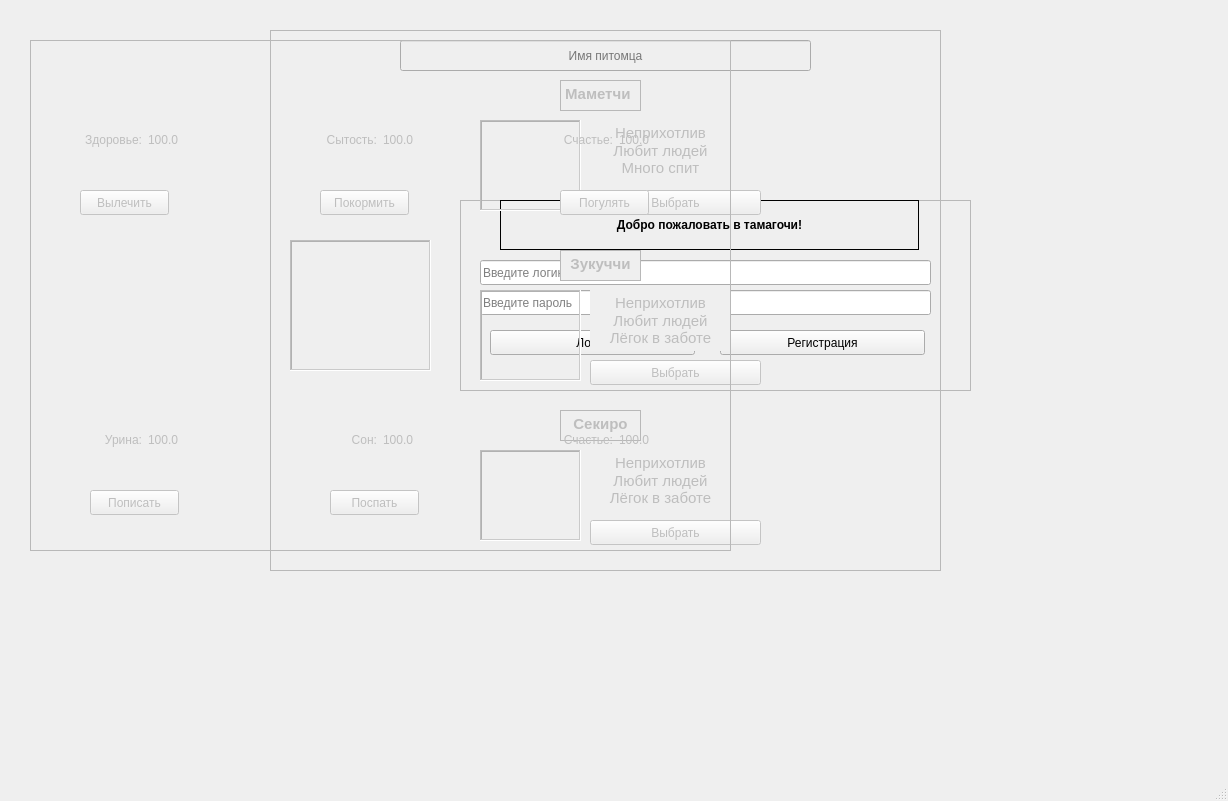
<?xml version="1.0" encoding="UTF-8"?>
<ui version="4.0">
 <class>Tamagotchi</class>
 <widget class="QMainWindow" name="Tamagotchi">
  <property name="geometry">
   <rect>
    <x>0</x>
    <y>0</y>
    <width>1228</width>
    <height>801</height>
   </rect>
  </property>
  <property name="windowTitle">
   <string>Tamagotchi</string>
  </property>
  <widget class="QWidget" name="centralwidget">
   <widget class="QFrame" name="LoginWindow">
    <property name="enabled">
     <bool>true</bool>
    </property>
    <property name="geometry">
     <rect>
      <x>460</x>
      <y>200</y>
      <width>511</width>
      <height>191</height>
     </rect>
    </property>
    <property name="frameShape">
     <enum>QFrame::StyledPanel</enum>
    </property>
    <property name="frameShadow">
     <enum>QFrame::Raised</enum>
    </property>
    <widget class="QLabel" name="WelcomeLabel">
     <property name="geometry">
      <rect>
       <x>40</x>
       <y>0</y>
       <width>419</width>
       <height>50</height>
      </rect>
     </property>
     <property name="minimumSize">
      <size>
       <width>0</width>
       <height>50</height>
      </size>
     </property>
     <property name="font">
      <font>
       <family>Ubuntu</family>
       <weight>75</weight>
       <italic>false</italic>
       <bold>true</bold>
      </font>
     </property>
     <property name="frameShape">
      <enum>QFrame::Box</enum>
     </property>
     <property name="text">
      <string>Добро пожаловать в тамагочи!</string>
     </property>
     <property name="alignment">
      <set>Qt::AlignCenter</set>
     </property>
    </widget>
    <widget class="QLineEdit" name="LoginField">
     <property name="geometry">
      <rect>
       <x>20</x>
       <y>60</y>
       <width>451</width>
       <height>25</height>
      </rect>
     </property>
     <property name="placeholderText">
      <string>Введите логин</string>
     </property>
    </widget>
    <widget class="QLineEdit" name="PassField">
     <property name="geometry">
      <rect>
       <x>20</x>
       <y>90</y>
       <width>451</width>
       <height>25</height>
      </rect>
     </property>
     <property name="placeholderText">
      <string>Введите пароль</string>
     </property>
    </widget>
    <widget class="QPushButton" name="LoginBtn">
     <property name="geometry">
      <rect>
       <x>30</x>
       <y>130</y>
       <width>205</width>
       <height>25</height>
      </rect>
     </property>
     <property name="minimumSize">
      <size>
       <width>205</width>
       <height>0</height>
      </size>
     </property>
     <property name="text">
      <string>Логин</string>
     </property>
    </widget>
    <widget class="QPushButton" name="RegisterBtn">
     <property name="geometry">
      <rect>
       <x>260</x>
       <y>130</y>
       <width>205</width>
       <height>25</height>
      </rect>
     </property>
     <property name="maximumSize">
      <size>
       <width>205</width>
       <height>16777215</height>
      </size>
     </property>
     <property name="text">
      <string>Регистрация</string>
     </property>
    </widget>
   </widget>
   <widget class="QFrame" name="RegisterWindow">
    <property name="enabled">
     <bool>false</bool>
    </property>
    <property name="geometry">
     <rect>
      <x>270</x>
      <y>30</y>
      <width>671</width>
      <height>541</height>
     </rect>
    </property>
    <property name="frameShape">
     <enum>QFrame::StyledPanel</enum>
    </property>
    <property name="frameShadow">
     <enum>QFrame::Raised</enum>
    </property>
    <widget class="QPushButton" name="MamCreateBtn">
     <property name="geometry">
      <rect>
       <x>320</x>
       <y>160</y>
       <width>171</width>
       <height>25</height>
      </rect>
     </property>
     <property name="text">
      <string>Выбрать</string>
     </property>
    </widget>
    <widget class="QLineEdit" name="TamaName">
     <property name="geometry">
      <rect>
       <x>130</x>
       <y>10</y>
       <width>411</width>
       <height>31</height>
      </rect>
     </property>
     <property name="alignment">
      <set>Qt::AlignCenter</set>
     </property>
     <property name="placeholderText">
      <string>Имя питомца</string>
     </property>
    </widget>
    <widget class="QTextBrowser" name="textBrowser">
     <property name="geometry">
      <rect>
       <x>320</x>
       <y>90</y>
       <width>141</width>
       <height>61</height>
      </rect>
     </property>
     <property name="frameShape">
      <enum>QFrame::NoFrame</enum>
     </property>
     <property name="frameShadow">
      <enum>QFrame::Sunken</enum>
     </property>
     <property name="verticalScrollBarPolicy">
      <enum>Qt::ScrollBarAlwaysOff</enum>
     </property>
     <property name="html">
      <string>&lt;!DOCTYPE HTML PUBLIC &quot;-//W3C//DTD HTML 4.0//EN&quot; &quot;http://www.w3.org/TR/REC-html40/strict.dtd&quot;&gt;
&lt;html&gt;&lt;head&gt;&lt;meta name=&quot;qrichtext&quot; content=&quot;1&quot; /&gt;&lt;style type=&quot;text/css&quot;&gt;
p, li { white-space: pre-wrap; }
&lt;/style&gt;&lt;/head&gt;&lt;body style=&quot; font-family:'Ubuntu'; font-size:11pt; font-weight:400; font-style:normal;&quot;&gt;
&lt;p align=&quot;center&quot; style=&quot; margin-top:0px; margin-bottom:0px; margin-left:0px; margin-right:0px; -qt-block-indent:0; text-indent:0px;&quot;&gt;Неприхотлив&lt;/p&gt;
&lt;p align=&quot;center&quot; style=&quot; margin-top:0px; margin-bottom:0px; margin-left:0px; margin-right:0px; -qt-block-indent:0; text-indent:0px;&quot;&gt;Любит людей&lt;br /&gt;Много спит&lt;/p&gt;
&lt;p align=&quot;center&quot; style=&quot;-qt-paragraph-type:empty; margin-top:0px; margin-bottom:0px; margin-left:0px; margin-right:0px; -qt-block-indent:0; text-indent:0px;&quot;&gt;&lt;br /&gt;&lt;/p&gt;&lt;/body&gt;&lt;/html&gt;</string>
     </property>
    </widget>
    <widget class="QLabel" name="label">
     <property name="geometry">
      <rect>
       <x>210</x>
       <y>90</y>
       <width>101</width>
       <height>91</height>
      </rect>
     </property>
     <property name="frameShape">
      <enum>QFrame::WinPanel</enum>
     </property>
     <property name="frameShadow">
      <enum>QFrame::Sunken</enum>
     </property>
     <property name="text">
      <string/>
     </property>
     <property name="pixmap">
      <pixmap resource="resources.qrc">:/images/cat/images/cat/Walking.png</pixmap>
     </property>
     <property name="scaledContents">
      <bool>true</bool>
     </property>
    </widget>
    <widget class="QTextBrowser" name="textBrowser_2">
     <property name="geometry">
      <rect>
       <x>290</x>
       <y>50</y>
       <width>81</width>
       <height>31</height>
      </rect>
     </property>
     <property name="lineWidth">
      <number>1</number>
     </property>
     <property name="verticalScrollBarPolicy">
      <enum>Qt::ScrollBarAlwaysOff</enum>
     </property>
     <property name="horizontalScrollBarPolicy">
      <enum>Qt::ScrollBarAlwaysOff</enum>
     </property>
     <property name="html">
      <string>&lt;!DOCTYPE HTML PUBLIC &quot;-//W3C//DTD HTML 4.0//EN&quot; &quot;http://www.w3.org/TR/REC-html40/strict.dtd&quot;&gt;
&lt;html&gt;&lt;head&gt;&lt;meta name=&quot;qrichtext&quot; content=&quot;1&quot; /&gt;&lt;style type=&quot;text/css&quot;&gt;
p, li { white-space: pre-wrap; }
&lt;/style&gt;&lt;/head&gt;&lt;body style=&quot; font-family:'Ubuntu'; font-size:11pt; font-weight:400; font-style:normal;&quot;&gt;
&lt;p style=&quot; margin-top:0px; margin-bottom:0px; margin-left:0px; margin-right:0px; -qt-block-indent:0; text-indent:0px;&quot;&gt;&lt;span style=&quot; font-weight:600;&quot;&gt;Маметчи&lt;/span&gt;&lt;/p&gt;&lt;/body&gt;&lt;/html&gt;</string>
     </property>
    </widget>
    <widget class="QTextBrowser" name="textBrowser_3">
     <property name="geometry">
      <rect>
       <x>320</x>
       <y>260</y>
       <width>141</width>
       <height>61</height>
      </rect>
     </property>
     <property name="frameShape">
      <enum>QFrame::NoFrame</enum>
     </property>
     <property name="frameShadow">
      <enum>QFrame::Sunken</enum>
     </property>
     <property name="verticalScrollBarPolicy">
      <enum>Qt::ScrollBarAlwaysOff</enum>
     </property>
     <property name="html">
      <string>&lt;!DOCTYPE HTML PUBLIC &quot;-//W3C//DTD HTML 4.0//EN&quot; &quot;http://www.w3.org/TR/REC-html40/strict.dtd&quot;&gt;
&lt;html&gt;&lt;head&gt;&lt;meta name=&quot;qrichtext&quot; content=&quot;1&quot; /&gt;&lt;style type=&quot;text/css&quot;&gt;
p, li { white-space: pre-wrap; }
&lt;/style&gt;&lt;/head&gt;&lt;body style=&quot; font-family:'Ubuntu'; font-size:11pt; font-weight:400; font-style:normal;&quot;&gt;
&lt;p align=&quot;center&quot; style=&quot; margin-top:0px; margin-bottom:0px; margin-left:0px; margin-right:0px; -qt-block-indent:0; text-indent:0px;&quot;&gt;Неприхотлив&lt;/p&gt;
&lt;p align=&quot;center&quot; style=&quot; margin-top:0px; margin-bottom:0px; margin-left:0px; margin-right:0px; -qt-block-indent:0; text-indent:0px;&quot;&gt;Любит людей&lt;br /&gt;Лёгок в заботе&lt;/p&gt;
&lt;p align=&quot;center&quot; style=&quot;-qt-paragraph-type:empty; margin-top:0px; margin-bottom:0px; margin-left:0px; margin-right:0px; -qt-block-indent:0; text-indent:0px;&quot;&gt;&lt;br /&gt;&lt;/p&gt;&lt;/body&gt;&lt;/html&gt;</string>
     </property>
    </widget>
    <widget class="QLabel" name="label_2">
     <property name="geometry">
      <rect>
       <x>210</x>
       <y>260</y>
       <width>101</width>
       <height>91</height>
      </rect>
     </property>
     <property name="frameShape">
      <enum>QFrame::WinPanel</enum>
     </property>
     <property name="frameShadow">
      <enum>QFrame::Sunken</enum>
     </property>
     <property name="text">
      <string/>
     </property>
     <property name="pixmap">
      <pixmap resource="resources.qrc">:/images/zukutchi/images/zukutchi/Happy.png</pixmap>
     </property>
     <property name="scaledContents">
      <bool>true</bool>
     </property>
    </widget>
    <widget class="QPushButton" name="ZukCreateBtn">
     <property name="geometry">
      <rect>
       <x>320</x>
       <y>330</y>
       <width>171</width>
       <height>25</height>
      </rect>
     </property>
     <property name="text">
      <string>Выбрать</string>
     </property>
    </widget>
    <widget class="QTextBrowser" name="textBrowser_4">
     <property name="geometry">
      <rect>
       <x>290</x>
       <y>220</y>
       <width>81</width>
       <height>31</height>
      </rect>
     </property>
     <property name="lineWidth">
      <number>1</number>
     </property>
     <property name="verticalScrollBarPolicy">
      <enum>Qt::ScrollBarAlwaysOff</enum>
     </property>
     <property name="horizontalScrollBarPolicy">
      <enum>Qt::ScrollBarAlwaysOff</enum>
     </property>
     <property name="html">
      <string>&lt;!DOCTYPE HTML PUBLIC &quot;-//W3C//DTD HTML 4.0//EN&quot; &quot;http://www.w3.org/TR/REC-html40/strict.dtd&quot;&gt;
&lt;html&gt;&lt;head&gt;&lt;meta name=&quot;qrichtext&quot; content=&quot;1&quot; /&gt;&lt;style type=&quot;text/css&quot;&gt;
p, li { white-space: pre-wrap; }
&lt;/style&gt;&lt;/head&gt;&lt;body style=&quot; font-family:'Ubuntu'; font-size:11pt; font-weight:400; font-style:normal;&quot;&gt;
&lt;p align=&quot;center&quot; style=&quot; margin-top:0px; margin-bottom:0px; margin-left:0px; margin-right:0px; -qt-block-indent:0; text-indent:0px;&quot;&gt;&lt;span style=&quot; font-weight:600;&quot;&gt;Зукуччи&lt;/span&gt;&lt;/p&gt;&lt;/body&gt;&lt;/html&gt;</string>
     </property>
    </widget>
    <widget class="QPushButton" name="SekCreateBtn">
     <property name="geometry">
      <rect>
       <x>320</x>
       <y>490</y>
       <width>171</width>
       <height>25</height>
      </rect>
     </property>
     <property name="text">
      <string>Выбрать</string>
     </property>
    </widget>
    <widget class="QLabel" name="label_3">
     <property name="geometry">
      <rect>
       <x>210</x>
       <y>420</y>
       <width>101</width>
       <height>91</height>
      </rect>
     </property>
     <property name="frameShape">
      <enum>QFrame::WinPanel</enum>
     </property>
     <property name="frameShadow">
      <enum>QFrame::Sunken</enum>
     </property>
     <property name="text">
      <string/>
     </property>
     <property name="pixmap">
      <pixmap resource="resources.qrc">:/images/sekitoritchi/images/sekitoritchi/Normal.png</pixmap>
     </property>
     <property name="scaledContents">
      <bool>true</bool>
     </property>
    </widget>
    <widget class="QTextBrowser" name="textBrowser_5">
     <property name="geometry">
      <rect>
       <x>320</x>
       <y>420</y>
       <width>141</width>
       <height>61</height>
      </rect>
     </property>
     <property name="frameShape">
      <enum>QFrame::NoFrame</enum>
     </property>
     <property name="frameShadow">
      <enum>QFrame::Sunken</enum>
     </property>
     <property name="verticalScrollBarPolicy">
      <enum>Qt::ScrollBarAlwaysOff</enum>
     </property>
     <property name="html">
      <string>&lt;!DOCTYPE HTML PUBLIC &quot;-//W3C//DTD HTML 4.0//EN&quot; &quot;http://www.w3.org/TR/REC-html40/strict.dtd&quot;&gt;
&lt;html&gt;&lt;head&gt;&lt;meta name=&quot;qrichtext&quot; content=&quot;1&quot; /&gt;&lt;style type=&quot;text/css&quot;&gt;
p, li { white-space: pre-wrap; }
&lt;/style&gt;&lt;/head&gt;&lt;body style=&quot; font-family:'Ubuntu'; font-size:11pt; font-weight:400; font-style:normal;&quot;&gt;
&lt;p align=&quot;center&quot; style=&quot; margin-top:0px; margin-bottom:0px; margin-left:0px; margin-right:0px; -qt-block-indent:0; text-indent:0px;&quot;&gt;Неприхотлив&lt;/p&gt;
&lt;p align=&quot;center&quot; style=&quot; margin-top:0px; margin-bottom:0px; margin-left:0px; margin-right:0px; -qt-block-indent:0; text-indent:0px;&quot;&gt;Любит людей&lt;br /&gt;Лёгок в заботе&lt;/p&gt;
&lt;p align=&quot;center&quot; style=&quot;-qt-paragraph-type:empty; margin-top:0px; margin-bottom:0px; margin-left:0px; margin-right:0px; -qt-block-indent:0; text-indent:0px;&quot;&gt;&lt;br /&gt;&lt;/p&gt;&lt;/body&gt;&lt;/html&gt;</string>
     </property>
    </widget>
    <widget class="QTextBrowser" name="textBrowser_6">
     <property name="geometry">
      <rect>
       <x>290</x>
       <y>380</y>
       <width>81</width>
       <height>31</height>
      </rect>
     </property>
     <property name="lineWidth">
      <number>1</number>
     </property>
     <property name="verticalScrollBarPolicy">
      <enum>Qt::ScrollBarAlwaysOff</enum>
     </property>
     <property name="horizontalScrollBarPolicy">
      <enum>Qt::ScrollBarAlwaysOff</enum>
     </property>
     <property name="html">
      <string>&lt;!DOCTYPE HTML PUBLIC &quot;-//W3C//DTD HTML 4.0//EN&quot; &quot;http://www.w3.org/TR/REC-html40/strict.dtd&quot;&gt;
&lt;html&gt;&lt;head&gt;&lt;meta name=&quot;qrichtext&quot; content=&quot;1&quot; /&gt;&lt;style type=&quot;text/css&quot;&gt;
p, li { white-space: pre-wrap; }
&lt;/style&gt;&lt;/head&gt;&lt;body style=&quot; font-family:'Ubuntu'; font-size:11pt; font-weight:400; font-style:normal;&quot;&gt;
&lt;p align=&quot;center&quot; style=&quot; margin-top:0px; margin-bottom:0px; margin-left:0px; margin-right:0px; -qt-block-indent:0; text-indent:0px;&quot;&gt;&lt;span style=&quot; font-weight:600;&quot;&gt;Секиро&lt;/span&gt;&lt;/p&gt;&lt;/body&gt;&lt;/html&gt;</string>
     </property>
    </widget>
   </widget>
   <widget class="QLabel" name="WarningLabel">
    <property name="geometry">
     <rect>
      <x>-80</x>
      <y>500</y>
      <width>419</width>
      <height>17</height>
     </rect>
    </property>
    <property name="styleSheet">
     <string notr="true">color: red;</string>
    </property>
    <property name="text">
     <string/>
    </property>
    <property name="alignment">
     <set>Qt::AlignCenter</set>
    </property>
   </widget>
   <widget class="QFrame" name="PlayWindow">
    <property name="enabled">
     <bool>false</bool>
    </property>
    <property name="geometry">
     <rect>
      <x>30</x>
      <y>40</y>
      <width>701</width>
      <height>511</height>
     </rect>
    </property>
    <property name="frameShape">
     <enum>QFrame::StyledPanel</enum>
    </property>
    <property name="frameShadow">
     <enum>QFrame::Raised</enum>
    </property>
    <widget class="QLabel" name="TamaImage">
     <property name="geometry">
      <rect>
       <x>260</x>
       <y>200</y>
       <width>141</width>
       <height>131</height>
      </rect>
     </property>
     <property name="frameShape">
      <enum>QFrame::WinPanel</enum>
     </property>
     <property name="frameShadow">
      <enum>QFrame::Sunken</enum>
     </property>
     <property name="text">
      <string/>
     </property>
     <property name="pixmap">
      <pixmap resource="resources.qrc">:/images/cat/images/cat/Walking.png</pixmap>
     </property>
     <property name="scaledContents">
      <bool>true</bool>
     </property>
    </widget>
    <widget class="QWidget" name="horizontalLayoutWidget">
     <property name="geometry">
      <rect>
       <x>0</x>
       <y>60</y>
       <width>701</width>
       <height>80</height>
      </rect>
     </property>
     <layout class="QHBoxLayout" name="horizontalLayout">
      <item>
       <widget class="QLabel" name="label_5">
        <property name="text">
         <string>Здоровье:</string>
        </property>
        <property name="alignment">
         <set>Qt::AlignRight|Qt::AlignTrailing|Qt::AlignVCenter</set>
        </property>
       </widget>
      </item>
      <item>
       <widget class="QLabel" name="HealthCnt">
        <property name="text">
         <string>100.0</string>
        </property>
       </widget>
      </item>
      <item>
       <widget class="QLabel" name="label_4">
        <property name="text">
         <string>Сытость:</string>
        </property>
        <property name="alignment">
         <set>Qt::AlignRight|Qt::AlignTrailing|Qt::AlignVCenter</set>
        </property>
       </widget>
      </item>
      <item>
       <widget class="QLabel" name="HungerCnt">
        <property name="text">
         <string>100.0</string>
        </property>
       </widget>
      </item>
      <item>
       <widget class="QLabel" name="label_8">
        <property name="text">
         <string>Счастье:</string>
        </property>
        <property name="alignment">
         <set>Qt::AlignRight|Qt::AlignTrailing|Qt::AlignVCenter</set>
        </property>
       </widget>
      </item>
      <item>
       <widget class="QLabel" name="HapinessCnt">
        <property name="text">
         <string>100.0</string>
        </property>
       </widget>
      </item>
     </layout>
    </widget>
    <widget class="QPushButton" name="CureBtn">
     <property name="geometry">
      <rect>
       <x>50</x>
       <y>150</y>
       <width>89</width>
       <height>25</height>
      </rect>
     </property>
     <property name="text">
      <string>Вылечить</string>
     </property>
    </widget>
    <widget class="QPushButton" name="FeedBtn">
     <property name="geometry">
      <rect>
       <x>290</x>
       <y>150</y>
       <width>89</width>
       <height>25</height>
      </rect>
     </property>
     <property name="text">
      <string>Покормить</string>
     </property>
    </widget>
    <widget class="QPushButton" name="WalkBtn">
     <property name="geometry">
      <rect>
       <x>530</x>
       <y>150</y>
       <width>89</width>
       <height>25</height>
      </rect>
     </property>
     <property name="text">
      <string>Погулять</string>
     </property>
    </widget>
    <widget class="QWidget" name="horizontalLayoutWidget_2">
     <property name="geometry">
      <rect>
       <x>0</x>
       <y>360</y>
       <width>701</width>
       <height>80</height>
      </rect>
     </property>
     <layout class="QHBoxLayout" name="horizontalLayout_2">
      <item>
       <widget class="QLabel" name="label_10">
        <property name="text">
         <string>Урина:</string>
        </property>
        <property name="alignment">
         <set>Qt::AlignRight|Qt::AlignTrailing|Qt::AlignVCenter</set>
        </property>
       </widget>
      </item>
      <item>
       <widget class="QLabel" name="PissCnt">
        <property name="text">
         <string>100.0</string>
        </property>
       </widget>
      </item>
      <item>
       <widget class="QLabel" name="label_12">
        <property name="text">
         <string>Сон:</string>
        </property>
        <property name="alignment">
         <set>Qt::AlignRight|Qt::AlignTrailing|Qt::AlignVCenter</set>
        </property>
       </widget>
      </item>
      <item>
       <widget class="QLabel" name="SleepCnt">
        <property name="text">
         <string>100.0</string>
        </property>
       </widget>
      </item>
      <item>
       <widget class="QLabel" name="label_14">
        <property name="text">
         <string>Счастье:</string>
        </property>
        <property name="alignment">
         <set>Qt::AlignRight|Qt::AlignTrailing|Qt::AlignVCenter</set>
        </property>
       </widget>
      </item>
      <item>
       <widget class="QLabel" name="label_15">
        <property name="text">
         <string>100.0</string>
        </property>
       </widget>
      </item>
     </layout>
    </widget>
    <widget class="QPushButton" name="SleepBtn">
     <property name="geometry">
      <rect>
       <x>300</x>
       <y>450</y>
       <width>89</width>
       <height>25</height>
      </rect>
     </property>
     <property name="text">
      <string>Поспать</string>
     </property>
    </widget>
    <widget class="QPushButton" name="PissBtn">
     <property name="geometry">
      <rect>
       <x>60</x>
       <y>450</y>
       <width>89</width>
       <height>25</height>
      </rect>
     </property>
     <property name="text">
      <string>Пописать</string>
     </property>
    </widget>
   </widget>
  </widget>
  <widget class="QMenuBar" name="menubar">
   <property name="geometry">
    <rect>
     <x>0</x>
     <y>0</y>
     <width>1228</width>
     <height>22</height>
    </rect>
   </property>
  </widget>
  <widget class="QStatusBar" name="statusbar"/>
 </widget>
 <resources>
  <include location="resources.qrc"/>
 </resources>
 <connections/>
</ui>
